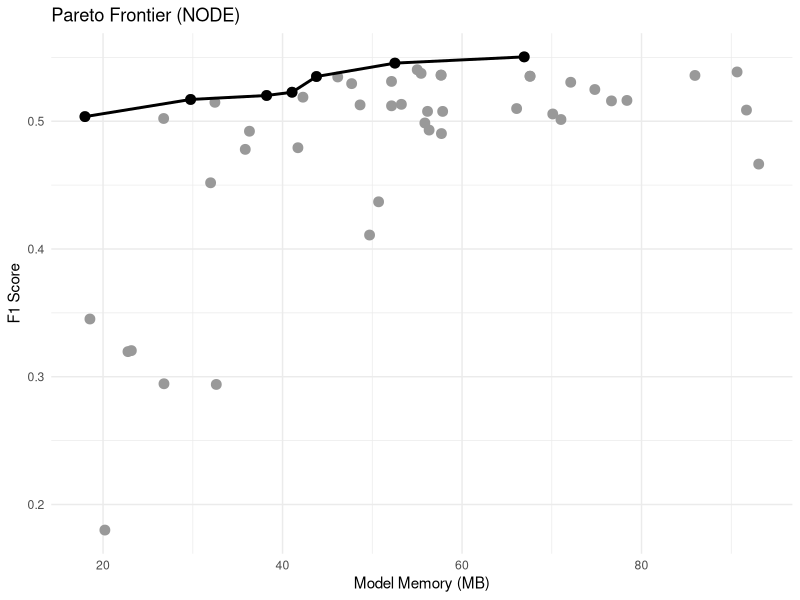

R code for this plot:
library(ggplot2)
library(dplyr)

df_node <- read.csv("optuna_NODE_results.csv")

df_pareto_node <- df_node %>%
  arrange(alloc_memory, desc(f1_score)) %>%
  mutate(best_so_far = cummax(f1_score)) %>%
  filter(f1_score == best_so_far) %>%   # ✅ FIX HERE
  distinct(alloc_memory, f1_score, .keep_all = TRUE)

ggplot(df_node, aes(x = alloc_memory, y = f1_score)) +
  geom_point(color = "grey60", size = 3) +
  geom_line(data = df_pareto_node, color = "black", linewidth = 1) +
  geom_point(data = df_pareto_node, color = "black", size = 3) +
  theme_minimal() +
  labs(
    title = "Pareto Frontier (NODE)",
    x = "Model Memory (MB)",
    y = "F1 Score"
  )
